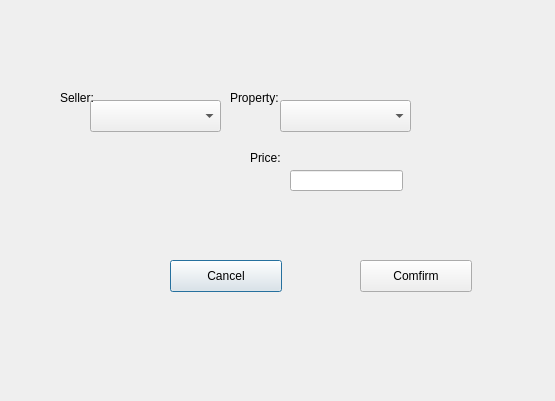
<?xml version="1.0" encoding="UTF-8"?>
<ui version="4.0">
 <class>TradeWindow</class>
 <widget class="QDialog" name="TradeWindow">
  <property name="geometry">
   <rect>
    <x>0</x>
    <y>0</y>
    <width>555</width>
    <height>401</height>
   </rect>
  </property>
  <property name="windowTitle">
   <string>Dialog</string>
  </property>
  <widget class="QComboBox" name="sellerBox">
   <property name="geometry">
    <rect>
     <x>90</x>
     <y>100</y>
     <width>131</width>
     <height>32</height>
    </rect>
   </property>
  </widget>
  <widget class="QComboBox" name="propertyBox">
   <property name="geometry">
    <rect>
     <x>280</x>
     <y>100</y>
     <width>131</width>
     <height>32</height>
    </rect>
   </property>
  </widget>
  <widget class="QPushButton" name="cancelBtn">
   <property name="geometry">
    <rect>
     <x>170</x>
     <y>260</y>
     <width>112</width>
     <height>32</height>
    </rect>
   </property>
   <property name="text">
    <string>Cancel</string>
   </property>
  </widget>
  <widget class="QPushButton" name="comfirmBtn">
   <property name="geometry">
    <rect>
     <x>360</x>
     <y>260</y>
     <width>112</width>
     <height>32</height>
    </rect>
   </property>
   <property name="text">
    <string>Comfirm</string>
   </property>
  </widget>
  <widget class="QLineEdit" name="priceField">
   <property name="geometry">
    <rect>
     <x>290</x>
     <y>170</y>
     <width>113</width>
     <height>21</height>
    </rect>
   </property>
  </widget>
  <widget class="QLabel" name="label">
   <property name="geometry">
    <rect>
     <x>60</x>
     <y>90</y>
     <width>41</width>
     <height>16</height>
    </rect>
   </property>
   <property name="text">
    <string>Seller:</string>
   </property>
  </widget>
  <widget class="QLabel" name="label_2">
   <property name="geometry">
    <rect>
     <x>230</x>
     <y>90</y>
     <width>58</width>
     <height>16</height>
    </rect>
   </property>
   <property name="text">
    <string>Property:</string>
   </property>
  </widget>
  <widget class="QLabel" name="label_3">
   <property name="geometry">
    <rect>
     <x>250</x>
     <y>150</y>
     <width>41</width>
     <height>16</height>
    </rect>
   </property>
   <property name="text">
    <string>Price:</string>
   </property>
  </widget>
  <widget class="QLabel" name="priceCheckerMessage">
   <property name="geometry">
    <rect>
     <x>300</x>
     <y>230</y>
     <width>231</width>
     <height>16</height>
    </rect>
   </property>
   <property name="text">
    <string/>
   </property>
  </widget>
 </widget>
 <resources/>
 <connections/>
</ui>
